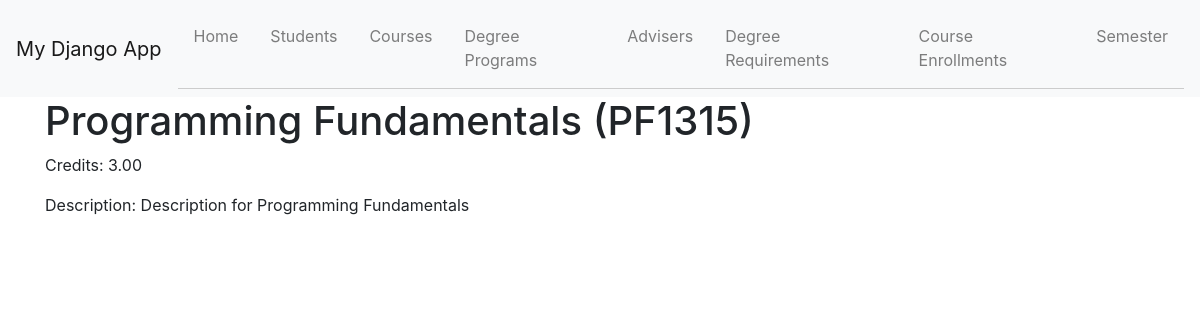
Page /courses/1315/ on the committed database.
### degree_checklist/models.py (models this page shows, shortened)
class Course(models.Model):
    course_id = models.AutoField(primary_key=True)
    course_code = models.CharField(max_length=20)
    course_name = models.CharField(max_length=100)
    credits = models.DecimalField(max_digits=5, decimal_places=2)
    description = models.TextField()
    prerequisites = models.ManyToManyField('self', blank=True)
    semester_offered = models.CharField(max_length=20)

### degree_checklist/views.py (the view)
# urls.py: path("courses/<int:pk>/", views.CourseDetailView.as_view(), name="course-detail"),
class CourseDetailView(DetailView):
    model = Course
    template_name = "course_detail.html"

### degree_checklist/templates/course_detail.html
{% extends "base.html" %}
{% block content %}
<h1>{{ object.course_name }} ({{ object.course_code }})</h1>
<p>Credits: {{ object.credits }}</p>
<p>Description: {{ object.description }}</p>
{% endblock %}

### degree_checklist/static/css/styles.css (style rules this page uses)
body { font-family: Arial, sans-serif; margin: 20px; background-color: #f4f4f4; }
h1, h2 { color: #333; }

### rows in the picture
Course: course_name "Programming Fundamentals", course_code "PF1315", credits "3.00", description "Description for Programming Fundamentals"
